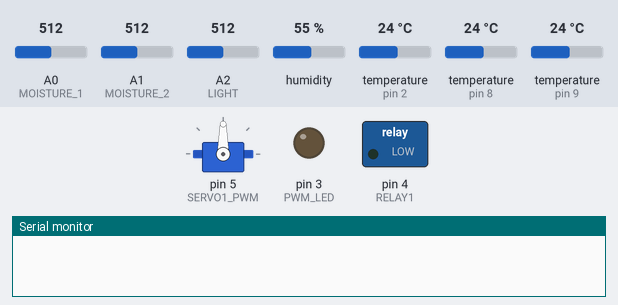
This sketch was run on a simulated Arduino Uno, built for the host (arithmetic inside an expression is 32-bit, double 64-bit). Shown: servo, switched loads named in the sketch (green lamp = pin HIGH), output pins drawn as LEDs (lit = HIGH), the last lines printed to the serial monitor. The test bench sets the inputs (shaded band); at power-on: A0 (MOISTURE_1) = 512, A1 (MOISTURE_2) = 512, A2 (LIGHT) = 512, humidity 55 %, temperature (sensors on pin 2, pin 8, pin 9) 24 °C. WiFi joins after 1.5 s; servers stay silent unless stated; uploads are accepted with an empty reply.

Above: at 0.1 s.
At 3.2 s:
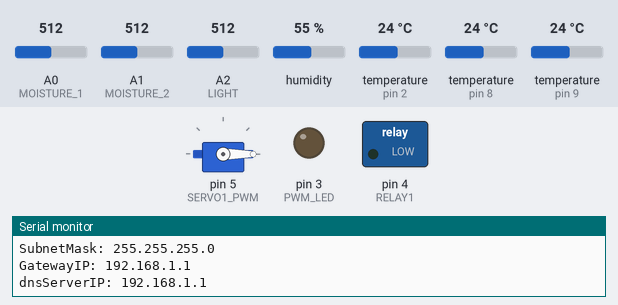
At 5.8 s:
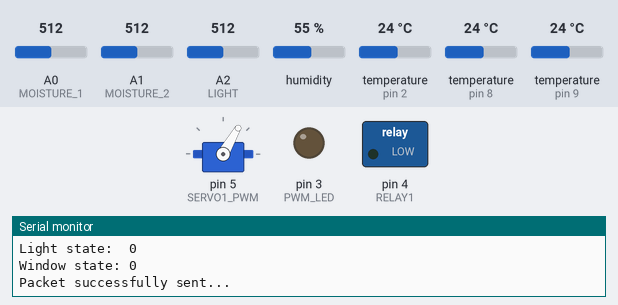
Timing chart, 0 to 7.3 s (numbered marks = the images above):
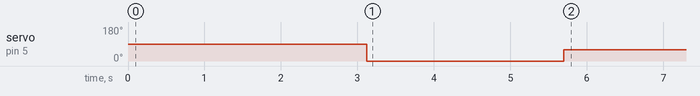

Measured:
- by itself, servo on pin 5 (SERVO1_PWM): 90° → 0° at 3.1 s, → 60° 2.6 s later

The sketch:

Test_Moscow_easy_3.ino
```cpp
/*
  Пример работы со всем набором датчиков
  Выводы 4, 10, 11, 12, 13 нельзя использовать из-за Ethernet платы
  Выводы 0 и 1 нежелательно использовать, так как это порт отладки
  Created by Rostislav Varzar
*/

#include <DHT.h>
#include <OneWire.h>
#include <DallasTemperature.h>
#include <Ethernet.h>
#include <ArduinoJson.h>
#include <Servo.h>

// Датчики DS18B20
#define DS18B20_1 8
#define DS18B20_2 9
OneWire oneWire1(DS18B20_1);
OneWire oneWire2(DS18B20_2);
DallasTemperature ds_sensor1(&oneWire1);
DallasTemperature ds_sensor2(&oneWire2);

// Датчики DHT11
#define DHTPIN 2
#define DHTTYPE DHT11
DHT dht(DHTPIN, DHTTYPE);

// Датчики влажности почвы и освещенности
#define MOISTURE_1 A0
#define MOISTURE_2 A1
#define LIGHT A2

// Выходы реле
#define RELAY1 4

// Выход ШИМ
#define PWM_LED 3

// Сервомоторы
#define SERVO1_PWM 5
Servo servo_1;

// Настройки сетевого адаптера
byte mac[] = { 0xDE, 0xAD, 0xBE, 0xEF, 0xFE, 0xED };
// Local IP if DHCP fails
IPAddress ip(192, 168, 1, 250);
IPAddress dnsServerIP(192, 168, 1, 1);
IPAddress gateway(192, 168, 1, 1);
IPAddress subnet(255, 255, 255, 0);
EthernetClient client;

// Частота опроса датчика DHT11
#define DHT11_UPDATE_TIME 10000

// Частота опроса датчика DS18B20 №1
#define DS1_UPDATE_TIME 10000

// Частота опроса датчика DS18B20 №2
#define DS2_UPDATE_TIME 10000

// Частота опроса аналоговых датчиков
#define ANALOG_UPDATE_TIME 1000

// Частота вывода данных на сервер IoT
#define IOT_UPDATE_TIME 5000

// Таймер обновления опроса датчика DHT11
long timer_dht11 = 0;

// Таймер обновления опроса датчика DS18B20 №1
long timer_ds1 = 0;

// Таймер обновления опроса датчика DS18B20 №1
long timer_ds2 = 0;

// Таймер обновления опроса аналоговых датчиков
long timer_analog = 0;

// Таймер обновления вывода на сервер IoT
long timer_iot = 0;

// Состояние помпы
int pump_state = 0;

// Состояние освещения
int light_state = 0;

// Состояние крышки
int window_state = 0;

// Измерения с датчиков
float light1 = 0;
float soil_moisture1 = 0;
float soil_moisture2 = 0;
float soil_temperature1 = 0;
float soil_temperature2 = 0;
float air_temperature1 = 0;
float air_humidity1 = 0;

// Параметры IoT сервера
char iot_server[] = "cttit5402.cloud.thingworx.com";           // Name address for Google (using DNS)
IPAddress iot_address(52, 87, 101, 142);
char appKey[] = "dacefda9-bca7-47bb-b2dd-c57c7651749d";   // APP access key for ThingWorx
char thingName[] = "SmartGreen";                          // Name of your Thing in ThingWorx
char serviceName[] = "setAll";                            // Name of your Service (see above)

// Параметры сенсоров для IoT сервера
#define sensorCount 7                                     // How many values you will be pushing to ThingWorx
char* sensorNames[] = {"temp", "humidity", "light", "obj1_temp", "obj1_humidity", "obj2_temp", "obj2_humidity"};
float sensorValues[sensorCount];

// Максимальное время ожидания ответа от сервера
#define IOT_TIMEOUT1 5000
#define IOT_TIMEOUT2 100

// Таймер ожидания прихода символов с сервера
long timer_iot_timeout = 0;

// Размер приемного буффера
#define BUFF_LENGTH 128

// Приемный буфер
char buff[BUFF_LENGTH] = "";

void setup()
{
  // Инициализация последовательного порта
  Serial.begin(9600);

  // Инициализация датчиков температуры DS18B20
  ds_sensor1.begin();
  ds_sensor2.begin();

  // Инициализация датчика DHT11
  dht.begin();

  // Инициализация выхода реле
  pinMode(RELAY1, OUTPUT);

  // Инициализация выхода на ШИМ
  pinMode(PWM_LED, OUTPUT);

  // Инициализация портов для управления сервомоторами
  servo_1.attach(SERVO1_PWM);

  // Инициализация сетевой платы
  if (Ethernet.begin(mac) == 0)
  {
    Serial.println("Failed to configure Ethernet using DHCP");
    Ethernet.begin(mac, ip, dnsServerIP, gateway, subnet);
  }
  Serial.print("LocalIP: ");
  Serial.println(Ethernet.localIP());
  Serial.print("SubnetMask: ");
  Serial.println(Ethernet.subnetMask());
  Serial.print("GatewayIP: ");
  Serial.println(Ethernet.gatewayIP());
  Serial.print("dnsServerIP: ");
  Serial.println(Ethernet.dnsServerIP());
  Serial.println("");

  // Однократный опрос датчиков
  readSensorDHT11();
  readSensorDS1();
  readSensorDS2();
  readSensorAnalog();

  // Установка сервомоторов в крайнее положение
  servo_1.write(0);
}

void loop()
{
  // Опрос датчика DHT11
  if (millis() > timer_dht11 + DHT11_UPDATE_TIME)
  {
    // Опрос датчиков
    readSensorDHT11();
    // Сброс таймера
    timer_dht11 = millis();
  }

  // Опрос датчика DS18B20 №1
  if (millis() > timer_ds1 + DS1_UPDATE_TIME)
  {
    // Опрос датчиков
    readSensorDS1();
    // Сброс таймера
    timer_ds1 = millis();
  }

  // Опрос датчика DS18B20 №2
  if (millis() > timer_ds2 + DS2_UPDATE_TIME)
  {
    // Опрос датчиков
    readSensorDS2();
    // Сброс таймера
    timer_ds2 = millis();
  }

  // Опрос аналоговых датчиков
  if (millis() > timer_analog + ANALOG_UPDATE_TIME)
  {
    // Опрос датчиков
    readSensorAnalog();
    // Сброс таймера
    timer_analog = millis();
  }

  // Вывод данных на сервер IoT
  if (millis() > timer_iot + IOT_UPDATE_TIME)
  {
    // Вывод данных на сервер IoT
    sendDataIot();
    // Сброс таймера
    timer_iot = millis();
  }
}

// Опрос датчика DHT11
void readSensorDHT11()
{
  // DHT11
  air_humidity1 = dht.readHumidity();
  air_temperature1 = dht.readTemperature();
}

// Опрос датчика DS18B20 №1
void readSensorDS1()
{
  // DS18B20
  ds_sensor1.requestTemperatures();
  soil_temperature1 = ds_sensor1.getTempCByIndex(0);
}

// Опрос датчика DS18B20 №2
void readSensorDS2()
{
  // DS18B20
  ds_sensor2.requestTemperatures();
  soil_temperature2 = ds_sensor2.getTempCByIndex(0);
}

// Опрос аналоговых датчиков
void readSensorAnalog()
{
  // Аналоговые датчики
  light1 = (1023.0 - analogRead(LIGHT)) / 1023.0 * 100.0;
  soil_moisture1 = analogRead(MOISTURE_1) / 1023.0 * 100.0;
  soil_moisture2 = analogRead(MOISTURE_2) / 1023.0 * 100.0;
}

// Подключение к серверу IoT
void sendDataIot()
{
  // Сохраняем в массив данные с датчиков
  sensorValues[0] = air_temperature1;
  sensorValues[1] = air_humidity1;
  sensorValues[2] = light1;
  sensorValues[3] = soil_temperature1;
  sensorValues[4] = soil_moisture1;
  sensorValues[5] = soil_temperature2;
  sensorValues[6] = soil_moisture2;

  // Подключение к серверу
  Serial.println("Connecting to IoT server...");
  if (client.connect(iot_address, 80))
  {
    // Проверка установления соединения
    if (client.connected())
    {
      // Отправка заголовка сетевого пакета
      Serial.println("Sending data to IoT server...\n");
      Serial.print("POST /Thingworx/Things/");
      client.print("POST /Thingworx/Things/");
      Serial.print(thingName);
      client.print(thingName);
      Serial.print("/Services/");
      client.print("/Services/");
      Serial.print(serviceName);
      client.print(serviceName);
      Serial.print("?appKey=");
      client.print("?appKey=");
      Serial.print(appKey);
      client.print(appKey);
      Serial.print("&method=post&x-thingworx-session=true");
      client.print("&method=post&x-thingworx-session=true");
      //Serial.print("<");
      //client.print("<");
      // Отправка данных с датчиков
      for (int idx = 0; idx < sensorCount; idx ++)
      {
        Serial.print("&");
        client.print("&");
        Serial.print(sensorNames[idx]);
        client.print(sensorNames[idx]);
        Serial.print("=");
        client.print("=");
        Serial.print(sensorValues[idx]);
        client.print(sensorValues[idx]);
      }
      // Закрываем пакет
      //Serial.print(">");
      //client.print(">");
      Serial.println(" HTTP/1.1");
      client.println(" HTTP/1.1");
      Serial.println("Accept: application/json");
      client.println("Accept: application/json");
      Serial.print("Host: ");
      client.print("Host: ");
      Serial.println(iot_server);
      client.println(iot_server);
      Serial.println("Content-Type: application/json");
      client.println("Content-Type: application/json");
      Serial.println();
      client.println();

      // Ждем ответа от сервера
      timer_iot_timeout = millis();
      while ((client.available() == 0) && (millis() < timer_iot_timeout + IOT_TIMEOUT1));

      // Выводим ответ о сервера, и, если медленное соединение, ждем выход по таймауту
      int iii = 0;
      bool currentLineIsBlank = true;
      bool flagJSON = false;
      timer_iot_timeout = millis();
      while ((millis() < timer_iot_timeout + IOT_TIMEOUT2) && (client.connected()))
      {
        while (client.available() > 0)
        {
          char symb = client.read();
          Serial.print(symb);
          if (symb == '{')
          {
            flagJSON = true;
          }
          else if (symb == '}')
          {
            flagJSON = false;
          }
          if (flagJSON == true)
          {
            buff[iii] = symb;
            iii ++;
          }
          timer_iot_timeout = millis();
        }
      }
      buff[iii] = '}';
      buff[iii + 1] = '\0';
      Serial.println(buff);
      // Закрываем соединение
      client.stop();

      // Расшифровываем параметры
      StaticJsonBuffer<BUFF_LENGTH> jsonBuffer;
      JsonObject& json_array = jsonBuffer.parseObject(buff);
      //Serial.println(json_array.success());
      //Serial.println(jsonBuffer.capacity());
      //Serial.println(jsonBuffer.size());
      pump_state = json_array["pump"];
      light_state = json_array["light"];
      window_state = json_array["roof"];
      Serial.println("Pump state:   " + String(pump_state));
      Serial.println("Light state:  " + String(light_state));
      Serial.println("Window state: " + String(window_state));
      Serial.println();

      // Делаем управление устройствами
      controlDevices();

      Serial.println("Packet successfully sent...");
    }
  }
}

// Управление исполнительными устройствами
void controlDevices()
{
  // Форточка
  if (window_state)
  {
    servo_1.write(0);
  }
  else
  {
    servo_1.write(60);
  }
  // Освещение
  analogWrite(PWM_LED, light_state * 255);
  // Помпа
  digitalWrite(RELAY1, pump_state);
}
```
